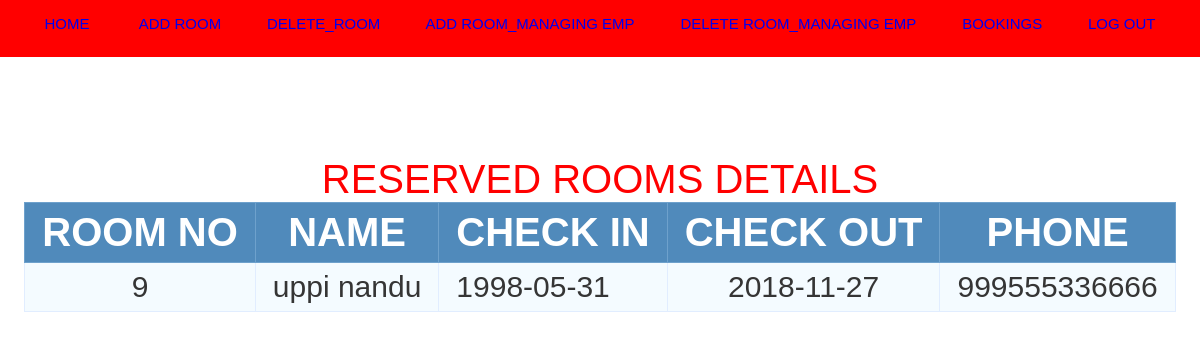
The app's page /disply_book.php (signed in) with its own data.
### tables this page shows
CREATE TABLE `reservation` (
  `reservation_id` int(20) NOT NULL,
  `cust_id` int(20) NOT NULL,
  `check_in` date NOT NULL,
  `check_out` date NOT NULL,
  `status` varchar(20) NOT NULL,
  `no_adults` int(10) NOT NULL,
  `reserv_date` date NOT NULL,
  `room_no` int(20) NOT NULL
);

CREATE TABLE `customer` (
  `cust_id` int(10) NOT NULL,
  `first_name` varchar(20) NOT NULL,
  `last_name` varchar(20) NOT NULL,
  `phone` bigint(20) NOT NULL,
  `city` varchar(20) NOT NULL,
  `state` varchar(20) NOT NULL,
  `pincode` int(10) NOT NULL
);

### disply_book.php (the view, shortened to what this page needs)
<?php
include('session1.php');
$sql = "SELECT * FROM reservation";
$result = mysqli_query($conn,$sql);
?>
<html>
<head>
	<link rel="stylesheet" type="text/css" href="new_home.css">
</head>
<body >
	<div class="headerpart">
			<center>
		    <a href="h2.php" >HOME</a>&nbsp&nbsp&nbsp&nbsp&nbsp&nbsp&nbsp&nbsp&nbsp&nbsp&nbsp
			<a href="room_add.php">ADD ROOM</a>&nbsp&nbsp&nbsp&nbsp&nbsp&nbsp&nbsp&nbsp&nbsp&nbsp
			<a href="del_room.php">DELETE_ROOM</a>&nbsp&nbsp&nbsp&nbsp&nbsp&nbsp&nbsp&nbsp&nbsp&nbsp
			<a href="add_emp.php">ADD ROOM_MANAGING EMP</a>&nbsp&nbsp&nbsp&nbsp&nbsp&nbsp&nbsp&nbsp&nbsp&nbsp
		    <a href="del_emp.php">DELETE ROOM_MANAGING EMP</a>&nbsp&nbsp&nbsp&nbsp&nbsp&nbsp&nbsp&nbsp&nbsp&nbsp
		    <a href="disply_book.php">BOOKINGS</a>&nbsp&nbsp&nbsp&nbsp&nbsp&nbsp&nbsp&nbsp&nbsp&nbsp
			<a href="logout.php">LOG OUT</a>
		</center>
		</div>
<center>
	<table class="data-table">
		<caption style="font-size: 40px;color: red">RESERVED ROOMS DETAILS </caption>
		<thead>
			<tr>
				<th>ROOM NO</th>
				<th>NAME</th>
				<th>CHECK IN</th>
				<th>CHECK OUT</th>
				<th>PHONE</th>
			</tr>
		</thead>
		<tbody>
		<?php
		while ($row5= mysqli_fetch_array($result))
		{
			    $res=$row5['cust_id'];
                            $sql2 = "SELECT * FROM customer where cust_id='$res'";
                             $result2 = mysqli_query($conn,$sql2);
                              $row1=mysqli_fetch_array($result2);
			       echo '<tr>
					<td>'.$row5['room_no'].'</td>
					<td>'.$row1['first_name'].' '.$row1['last_name'].'</td>
					<td>'.$row5['check_in'].'</td>
					<td>'.$row5['check_out'].'</td>
					<td>'.$row1['phone'].'</td>
				</tr>';
		}?>
		</tbody>
	</table>
	</center>
</body>
</html>

### new_home.css (style rules this page uses)
.headerpart { width:100%; height: 42px; background-color: red; padding-top: 15px; }
.headerpart a { text-align: middle; bottom:10px; text-align: justify; text-decoration: blink; margin-bottom: px; }

### disply_book.php (style rules this page uses)
body { font-size: 15px; color: #34aa44; font-family: "segoe-ui", "open-sans", tahoma, arial; padding: 0; margin: 0; }
table td { transition: all .5s; font-size: 30px; }
table th { transition: all .5s; font-size: 40px; }
.data-table { border-collapse: collapse; font-size: 14px; min-width: 537px; margin-top: 100px; }
.data-table th, .data-table td { border: 1px solid #e1edff; padding: 7px 17px; }
.data-table thead th { background-color: #508abb; color: #FFFFFF; border-color: #6ea1cc !important; text-transform: uppercase; }
.data-table tbody td { color: #353535; }
.data-table tbody td:first-child, .data-table tbody td:nth-child(4), .data-table tbody td:last-child { text-align: center; }
.data-table tbody tr:nth-child(odd) td { background-color: #f4fbff; }

### records on screen
reservation: room_no "9", cust.first_name "uppi", cust.last_name "nandu", check_in "1998-05-31", check_out "2018-11-27", cust.phone "999555336666"
